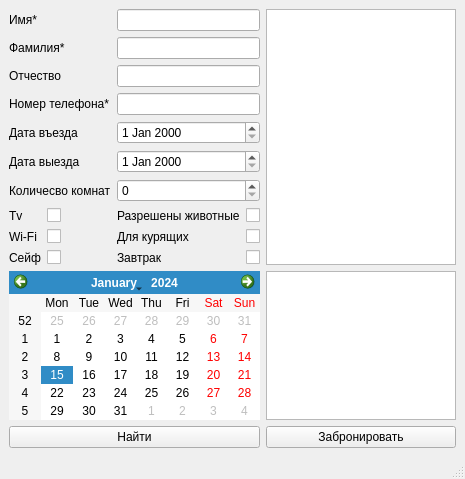
<?xml version="1.0" encoding="UTF-8"?>
<ui version="4.0">
 <class>MainWindow</class>
 <widget class="QMainWindow" name="MainWindow">
  <property name="geometry">
   <rect>
    <x>0</x>
    <y>0</y>
    <width>465</width>
    <height>376</height>
   </rect>
  </property>
  <property name="windowTitle">
   <string>MainWindow</string>
  </property>
  <widget class="QWidget" name="centralwidget">
   <layout class="QGridLayout" name="gridLayout">
    <item row="1" column="1">
     <widget class="QTextBrowser" name="roomprops">
      <property name="html">
       <string>&lt;!DOCTYPE HTML PUBLIC &quot;-//W3C//DTD HTML 4.0//EN&quot; &quot;http://www.w3.org/TR/REC-html40/strict.dtd&quot;&gt;
&lt;html&gt;&lt;head&gt;&lt;meta name=&quot;qrichtext&quot; content=&quot;1&quot; /&gt;&lt;style type=&quot;text/css&quot;&gt;
p, li { white-space: pre-wrap; }
&lt;/style&gt;&lt;/head&gt;&lt;body style=&quot; font-family:'MS Shell Dlg 2'; font-size:8pt; font-weight:400; font-style:normal;&quot;&gt;
&lt;p style=&quot;-qt-paragraph-type:empty; margin-top:0px; margin-bottom:0px; margin-left:0px; margin-right:0px; -qt-block-indent:0; text-indent:0px;&quot;&gt;&lt;br /&gt;&lt;/p&gt;&lt;/body&gt;&lt;/html&gt;</string>
      </property>
     </widget>
    </item>
    <item row="0" column="0">
     <layout class="QFormLayout" name="formLayout_4">
      <item row="0" column="0">
       <widget class="QLabel" name="text_name">
        <property name="text">
         <string>Имя*</string>
        </property>
       </widget>
      </item>
      <item row="0" column="1">
       <widget class="QLineEdit" name="in_name"/>
      </item>
      <item row="1" column="0">
       <widget class="QLabel" name="text_lastname">
        <property name="text">
         <string>Фамилия*</string>
        </property>
       </widget>
      </item>
      <item row="1" column="1">
       <widget class="QLineEdit" name="in_lastname"/>
      </item>
      <item row="2" column="0">
       <widget class="QLabel" name="text_middlename">
        <property name="text">
         <string>Отчество</string>
        </property>
       </widget>
      </item>
      <item row="2" column="1">
       <widget class="QLineEdit" name="in_middlename"/>
      </item>
      <item row="3" column="0">
       <widget class="QLabel" name="text_mobilenum">
        <property name="text">
         <string>Номер телефона*</string>
        </property>
       </widget>
      </item>
      <item row="3" column="1">
       <widget class="QLineEdit" name="in_mobilenum"/>
      </item>
      <item row="4" column="0">
       <widget class="QLabel" name="text_datein">
        <property name="text">
         <string>Дата въезда</string>
        </property>
       </widget>
      </item>
      <item row="4" column="1">
       <widget class="QDateEdit" name="in_datein"/>
      </item>
      <item row="6" column="0">
       <widget class="QLabel" name="text_roomsnum">
        <property name="text">
         <string>Количесво комнат</string>
        </property>
       </widget>
      </item>
      <item row="6" column="1">
       <widget class="QSpinBox" name="in_roomsnum"/>
      </item>
      <item row="7" column="0">
       <layout class="QFormLayout" name="formLayout_5">
        <item row="0" column="0">
         <widget class="QLabel" name="text_hastv">
          <property name="text">
           <string>Tv</string>
          </property>
         </widget>
        </item>
        <item row="0" column="1">
         <widget class="QCheckBox" name="in_hastv">
          <property name="text">
           <string/>
          </property>
         </widget>
        </item>
        <item row="1" column="0">
         <widget class="QLabel" name="text_haswifi">
          <property name="text">
           <string>Wi-Fi</string>
          </property>
         </widget>
        </item>
        <item row="1" column="1">
         <widget class="QCheckBox" name="in_haswifi">
          <property name="text">
           <string/>
          </property>
         </widget>
        </item>
        <item row="2" column="0">
         <widget class="QLabel" name="text_hassafe">
          <property name="text">
           <string>Сейф</string>
          </property>
         </widget>
        </item>
        <item row="2" column="1">
         <widget class="QCheckBox" name="in_hassafe">
          <property name="text">
           <string/>
          </property>
         </widget>
        </item>
       </layout>
      </item>
      <item row="7" column="1">
       <layout class="QFormLayout" name="formLayout_9">
        <item row="0" column="0">
         <widget class="QLabel" name="text_haspets">
          <property name="text">
           <string>Разрешены животные</string>
          </property>
         </widget>
        </item>
        <item row="0" column="1">
         <widget class="QCheckBox" name="in_haspets">
          <property name="text">
           <string/>
          </property>
         </widget>
        </item>
        <item row="1" column="0">
         <widget class="QLabel" name="text_smoker">
          <property name="text">
           <string>Для курящих</string>
          </property>
         </widget>
        </item>
        <item row="1" column="1">
         <widget class="QCheckBox" name="in_smoker">
          <property name="text">
           <string/>
          </property>
         </widget>
        </item>
        <item row="2" column="0">
         <widget class="QLabel" name="text_hasbreakfast">
          <property name="text">
           <string>Завтрак</string>
          </property>
         </widget>
        </item>
        <item row="2" column="1">
         <widget class="QCheckBox" name="in_hasbreakfast">
          <property name="text">
           <string/>
          </property>
         </widget>
        </item>
       </layout>
      </item>
      <item row="5" column="0">
       <widget class="QLabel" name="text_dateout">
        <property name="text">
         <string>Дата выезда</string>
        </property>
       </widget>
      </item>
      <item row="5" column="1">
       <widget class="QDateEdit" name="in_dateout"/>
      </item>
     </layout>
    </item>
    <item row="2" column="0">
     <layout class="QHBoxLayout" name="horizontalLayout_4">
      <item>
       <widget class="QPushButton" name="BtnSearch">
        <property name="text">
         <string>Найти</string>
        </property>
       </widget>
      </item>
     </layout>
    </item>
    <item row="2" column="1">
     <layout class="QHBoxLayout" name="horizontalLayout_2">
      <item>
       <widget class="QPushButton" name="BtnReservate">
        <property name="text">
         <string>Забронировать</string>
        </property>
       </widget>
      </item>
     </layout>
    </item>
    <item row="0" column="1">
     <layout class="QHBoxLayout" name="horizontalLayout">
      <item>
       <widget class="QListWidget" name="ListRooms">
        <property name="toolTip">
         <string>&lt;html&gt;&lt;head/&gt;&lt;body&gt;&lt;p&gt;уцйкй&lt;/p&gt;&lt;/body&gt;&lt;/html&gt;</string>
        </property>
       </widget>
      </item>
     </layout>
    </item>
    <item row="1" column="0">
     <widget class="QCalendarWidget" name="calendar"/>
    </item>
   </layout>
  </widget>
  <widget class="QStatusBar" name="statusbar"/>
 </widget>
 <resources/>
 <connections/>
</ui>
